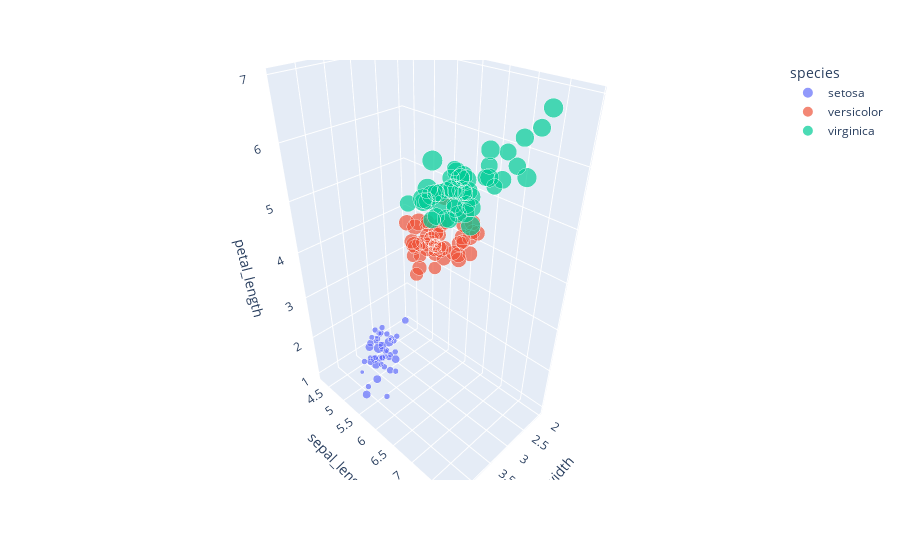

Here is the notebook cell this chart was saved with:
### Code cell
px.scatter_3d(iris, x="sepal_width", y="sepal_length", z="petal_length", color="species", size='petal_width', hover_data=['petal_width'])

### Figure 1 — Plotly figure (JSON) as saved in the notebook; plotly's stock layout.template omitted (floating-point values rounded to 4 significant figures)
{"data": [{"customdata": [[0.2], [0.2], [0.2], [0.2], [0.2], [0.4], [0.3], [0.2], [0.2], [0.1], [0.2], [0.2], [0.1], [0.1], [0.2], [0.4], [0.4], [0.3], [0.3], [0.3], [0.2], [0.4], [0.2], [0.5], [0.2], [0.2], [0.4], [0.2], [0.2], [0.2], [0.2], [0.4], [0.1], [0.2], [0.1], [0.2], [0.2], [0.1], [0.2], [0.2], [0.3], [0.3], [0.2], [0.6], [0.4], [0.3], [0.2], [0.2], [0.2], [0.2]], "hovertemplate": "species=setosa<br>sepal_width=%{x}<br>sepal_length=%{y}<br>petal_length=%{z}<br>petal_width=%{customdata[0]}<extra></extra>", "legendgroup": "setosa", "marker": {"color": "#636efa", "size": [0.2, 0.2, 0.2, 0.2, 0.2, 0.4, 0.3, 0.2, 0.2, 0.1, 0.2, 0.2, 0.1, 0.1, 0.2, 0.4, 0.4, 0.3, 0.3, 0.3, 0.2, 0.4, 0.2, 0.5, 0.2, 0.2, 0.4, 0.2, 0.2, 0.2, 0.2, 0.4, 0.1, 0.2, 0.1, 0.2, 0.2, 0.1, 0.2, 0.2, 0.3, 0.3, 0.2, 0.6, 0.4, 0.3, 0.2, 0.2, 0.2, 0.2], "sizemode": "area", "sizeref": 0.00625, "symbol": "circle"}, "mode": "markers", "name": "setosa", "scene": "scene", "showlegend": true, "type": "scatter3d", "x": [3.5, 3, 3.2, 3.1, 3.6, 3.9, 3.4, 3.4, 2.9, 3.1, 3.7, 3.4, 3, 3, 4, 4.4, 3.9, 3.5, 3.8, 3.8, 3.4, 3.7, 3.6, 3.3, 3.4, 3, 3.4, 3.5, 3.4, 3.2, 3.1, 3.4, 4.1, 4.2, 3.1, 3.2, 3.5, 3.1, 3, 3.4, 3.5, 2.3, 3.2, 3.5, 3.8, 3, 3.8, 3.2, 3.7, 3.3], "y": [5.1, 4.9, 4.7, 4.6, 5, 5.4, 4.6, 5, 4.4, 4.9, 5.4, 4.8, 4.8, 4.3, 5.8, 5.7, 5.4, 5.1, 5.7, 5.1, 5.4, 5.1, 4.6, 5.1, 4.8, 5, 5, 5.2, 5.2, 4.7, 4.8, 5.4, 5.2, 5.5, 4.9, 5, 5.5, 4.9, 4.4, 5.1, 5, 4.5, 4.4, 5, 5.1, 4.8, 5.1, 4.6, 5.3, 5], "z": [1.4, 1.4, 1.3, 1.5, 1.4, 1.7, 1.4, 1.5, 1.4, 1.5, 1.5, 1.6, 1.4, 1.1, 1.2, 1.5, 1.3, 1.4, 1.7, 1.5, 1.7, 1.5, 1, 1.7, 1.9, 1.6, 1.6, 1.5, 1.4, 1.6, 1.6, 1.5, 1.5, 1.4, 1.5, 1.2, 1.3, 1.5, 1.3, 1.5, 1.3, 1.3, 1.3, 1.6, 1.9, 1.4, 1.6, 1.4, 1.5, 1.4]}, {"customdata": [[1.4], [1.5], [1.5], [1.3], [1.5], [1.3], [1.6], [1], [1.3], [1.4], [1], [1.5], [1], [1.4], [1.3], [1.4], [1.5], [1], [1.5], [1.1], [1.8], [1.3], [1.5], [1.2], [1.3], [1.4], [1.4], [1.7], [1.5], [1], [1.1], [1], [1.2], [1.6], [1.5], [1.6], [1.5], [1.3], [1.3], [1.3], [1.2], [1.4], [1.2], [1], [1.3], [1.2], [1.3], [1.3], [1.1], [1.3]], "hovertemplate": "species=versicolor<br>sepal_width=%{x}<br>sepal_length=%{y}<br>petal_length=%{z}<br>petal_width=%{customdata[0]}<extra></extra>", "legendgroup": "versicolor", "marker": {"color": "#EF553B", "size": [1.4, 1.5, 1.5, 1.3, 1.5, 1.3, 1.6, 1, 1.3, 1.4, 1, 1.5, 1, 1.4, 1.3, 1.4, 1.5, 1, 1.5, 1.1, 1.8, 1.3, 1.5, 1.2, 1.3, 1.4, 1.4, 1.7, 1.5, 1, 1.1, 1, 1.2, 1.6, 1.5, 1.6, 1.5, 1.3, 1.3, 1.3, 1.2, 1.4, 1.2, 1, 1.3, 1.2, 1.3, 1.3, 1.1, 1.3], "sizemode": "area", "sizeref": 0.00625, "symbol": "circle"}, "mode": "markers", "name": "versicolor", "scene": "scene", "showlegend": true, "type": "scatter3d", "x": [3.2, 3.2, 3.1, 2.3, 2.8, 2.8, 3.3, 2.4, 2.9, 2.7, 2, 3, 2.2, 2.9, 2.9, 3.1, 3, 2.7, 2.2, 2.5, 3.2, 2.8, 2.5, 2.8, 2.9, 3, 2.8, 3, 2.9, 2.6, 2.4, 2.4, 2.7, 2.7, 3, 3.4, 3.1, 2.3, 3, 2.5, 2.6, 3, 2.6, 2.3, 2.7, 3, 2.9, 2.9, 2.5, 2.8], "y": [7, 6.4, 6.9, 5.5, 6.5, 5.7, 6.3, 4.9, 6.6, 5.2, 5, 5.9, 6, 6.1, 5.6, 6.7, 5.6, 5.8, 6.2, 5.6, 5.9, 6.1, 6.3, 6.1, 6.4, 6.6, 6.8, 6.7, 6, 5.7, 5.5, 5.5, 5.8, 6, 5.4, 6, 6.7, 6.3, 5.6, 5.5, 5.5, 6.1, 5.8, 5, 5.6, 5.7, 5.7, 6.2, 5.1, 5.7], "z": [4.7, 4.5, 4.9, 4, 4.6, 4.5, 4.7, 3.3, 4.6, 3.9, 3.5, 4.2, 4, 4.7, 3.6, 4.4, 4.5, 4.1, 4.5, 3.9, 4.8, 4, 4.9, 4.7, 4.3, 4.4, 4.8, 5, 4.5, 3.5, 3.8, 3.7, 3.9, 5.1, 4.5, 4.5, 4.7, 4.4, 4.1, 4, 4.4, 4.6, 4, 3.3, 4.2, 4.2, 4.2, 4.3, 3, 4.1]}, {"customdata": [[2.5], [1.9], [2.1], [1.8], [2.2], [2.1], [1.7], [1.8], [1.8], [2.5], [2], [1.9], [2.1], [2], [2.4], [2.3], [1.8], [2.2], [2.3], [1.5], [2.3], [2], [2], [1.8], [2.1], [1.8], [1.8], [1.8], [2.1], [1.6], [1.9], [2], [2.2], [1.5], [1.4], [2.3], [2.4], [1.8], [1.8], [2.1], [2.4], [2.3], [1.9], [2.3], [2.5], [2.3], [1.9], [2], [2.3], [1.8]], "hovertemplate": "species=virginica<br>sepal_width=%{x}<br>sepal_length=%{y}<br>petal_length=%{z}<br>petal_width=%{customdata[0]}<extra></extra>", "legendgroup": "virginica", "marker": {"color": "#00cc96", "size": [2.5, 1.9, 2.1, 1.8, 2.2, 2.1, 1.7, 1.8, 1.8, 2.5, 2, 1.9, 2.1, 2, 2.4, 2.3, 1.8, 2.2, 2.3, 1.5, 2.3, 2, 2, 1.8, 2.1, 1.8, 1.8, 1.8, 2.1, 1.6, 1.9, 2, 2.2, 1.5, 1.4, 2.3, 2.4, 1.8, 1.8, 2.1, 2.4, 2.3, 1.9, 2.3, 2.5, 2.3, 1.9, 2, 2.3, 1.8], "sizemode": "area", "sizeref": 0.00625, "symbol": "circle"}, "mode": "markers", "name": "virginica", "scene": "scene", "showlegend": true, "type": "scatter3d", "x": [3.3, 2.7, 3, 2.9, 3, 3, 2.5, 2.9, 2.5, 3.6, 3.2, 2.7, 3, 2.5, 2.8, 3.2, 3, 3.8, 2.6, 2.2, 3.2, 2.8, 2.8, 2.7, 3.3, 3.2, 2.8, 3, 2.8, 3, 2.8, 3.8, 2.8, 2.8, 2.6, 3, 3.4, 3.1, 3, 3.1, 3.1, 3.1, 2.7, 3.2, 3.3, 3, 2.5, 3, 3.4, 3], "y": [6.3, 5.8, 7.1, 6.3, 6.5, 7.6, 4.9, 7.3, 6.7, 7.2, 6.5, 6.4, 6.8, 5.7, 5.8, 6.4, 6.5, 7.7, 7.7, 6, 6.9, 5.6, 7.7, 6.3, 6.7, 7.2, 6.2, 6.1, 6.4, 7.2, 7.4, 7.9, 6.4, 6.3, 6.1, 7.7, 6.3, 6.4, 6, 6.9, 6.7, 6.9, 5.8, 6.8, 6.7, 6.7, 6.3, 6.5, 6.2, 5.9], "z": [6, 5.1, 5.9, 5.6, 5.8, 6.6, 4.5, 6.3, 5.8, 6.1, 5.1, 5.3, 5.5, 5, 5.1, 5.3, 5.5, 6.7, 6.9, 5, 5.7, 4.9, 6.7, 4.9, 5.7, 6, 4.8, 4.9, 5.6, 5.8, 6.1, 6.4, 5.6, 5.1, 5.6, 6.1, 5.6, 5.5, 4.8, 5.4, 5.6, 5.1, 5.1, 5.9, 5.7, 5.2, 5, 5.2, 5.4, 5.1]}], "layout": {"legend": {"itemsizing": "constant", "title": {"text": "species"}, "tracegroupgap": 0}, "margin": {"t": 60}, "scene": {"domain": {"x": [0, 1], "y": [0, 1]}, "xaxis": {"title": {"text": "sepal_width"}}, "yaxis": {"title": {"text": "sepal_length"}}, "zaxis": {"title": {"text": "petal_length"}}}}}
